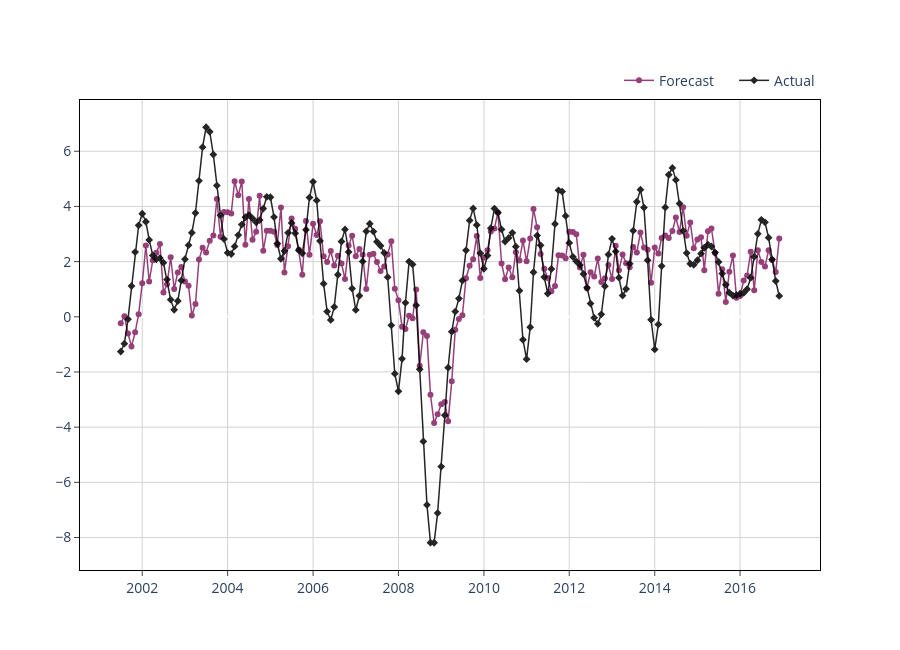

The notebook cell this image was saved under:
### Code cell
from sklearn.linear_model import Lasso

model = Lasso()

model.fit(X_train, y_train)
train_preds = pd.DataFrame.from_dict({
    "date": X_train.index,
    "predictions": model.predict(X_train),
    "actuals": y_train[target_col_name].values
})

# plt.plot(train_preds.date, train_preds.actuals, label="actual") 
# plt.plot(train_preds.date, train_preds.predictions, label="predictions")
# plt.legend();
plot_prediction(dt=train_preds.date, y_pred=train_preds.predictions, y_actual=train_preds.actuals, mode = "lines+markers", legend_position=(1, 1.075))

model.predict(X_test)

### Figure 1 — Plotly figure (JSON) as saved in the notebook; plotly's stock layout.template omitted (floating-point values rounded to 4 significant figures; data arrays with more than 128 entries replaced by an {"elided": "..."} marker saying what was removed)
{"data": [{"line": {"color": "#841E62", "width": 1.5}, "marker": {"size": 6}, "mode": "lines+markers", "name": "Forecast", "opacity": 0.85, "type": "scatter", "x": {"elided": "186 str values"}, "y": {"elided": "186 float values"}}, {"line": {"color": "#000000", "width": 1.5}, "marker": {"size": 6, "symbol": "diamond"}, "mode": "lines+markers", "name": "Actual", "opacity": 0.85, "type": "scatter", "x": {"elided": "186 str values"}, "y": {"elided": "186 float values"}}], "layout": {"autosize": false, "height": 650, "hovermode": "x", "legend": {"bgcolor": "rgba(0, 0, 0, 0)", "bordercolor": "rgba(0, 0, 0, 0)", "font": {"size": 14}, "indentation": 15, "orientation": "h", "x": 1, "xanchor": "right", "y": 1.075, "yanchor": "auto"}, "plot_bgcolor": "white", "title": {"text": ""}, "width": 900, "xaxis": {"gridcolor": "lightgrey", "linecolor": "black", "mirror": true, "showline": true, "tickfont": {"size": 14}, "ticks": "outside"}, "yaxis": {"gridcolor": "lightgrey", "linecolor": "black", "mirror": true, "showline": true, "tickfont": {"size": 14}, "ticks": "outside", "title": {"text": ""}}}}
